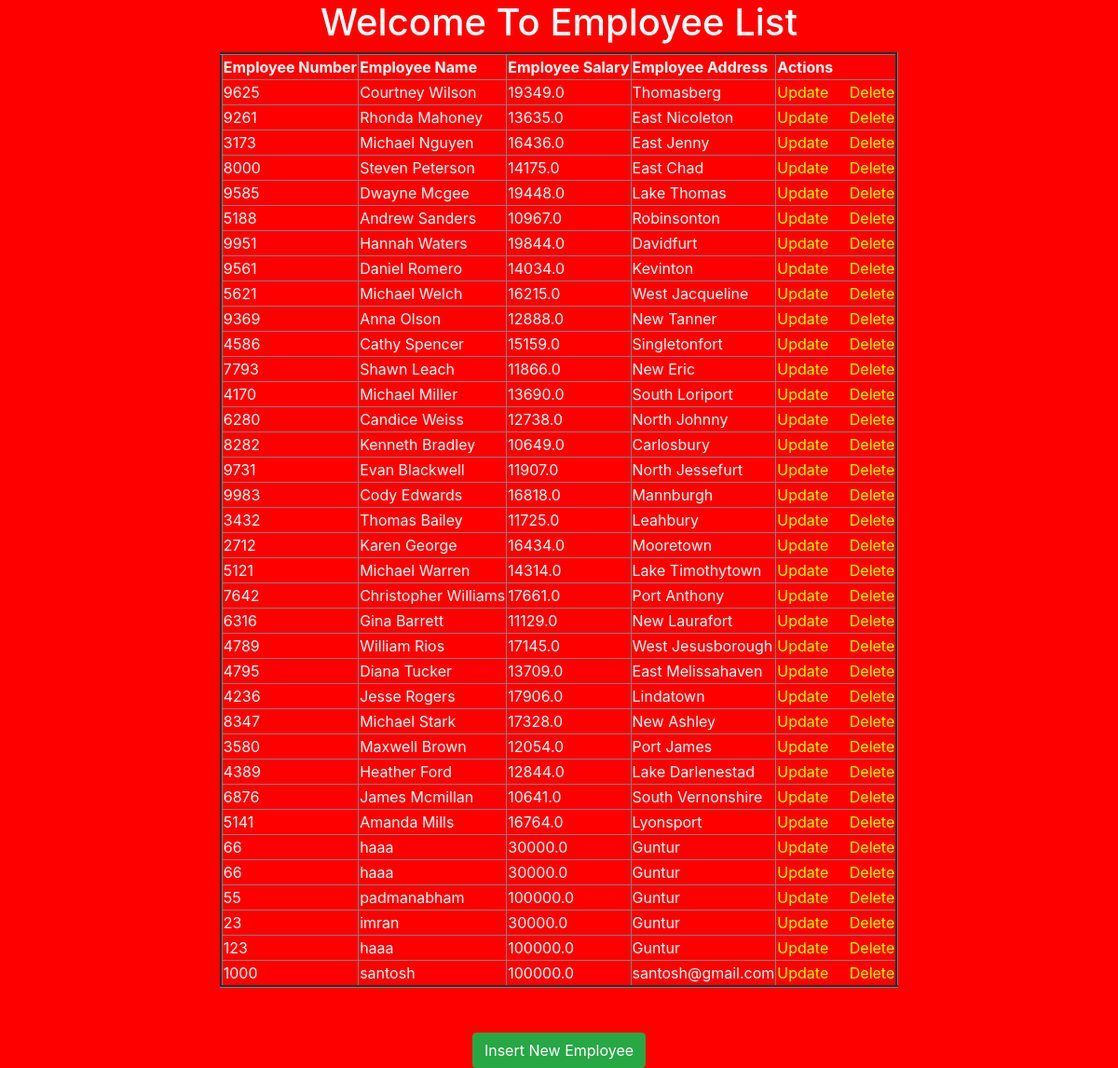
The page / on the database its author committed.
### testapp/models.py (models this page shows)
class Employee(models.Model):
    eno = models.IntegerField()
    ename = models.CharField(max_length=130)
    esal = models.FloatField()
    eaddr = models.CharField(max_length=126)

### testapp/views.py (the view)
# urls.py: path('',views.retrieve_view),
def retrieve_view(request):
    emp_list = Employee.objects.all()
    return render(request,'testapp/index.html',{'emp_list':emp_list})

### template/testapp/index.html
<!DOCTYPE html>
{% extends 'testapp/base.html' %}
{% block body_block%}
<h1>Welcome To Employee List</h1>
<table border="3">
  <thead>
    <th>Employee Number</th>
    <th>Employee Name</th>
    <th>Employee Salary</th>
    <th>Employee Address</th>
    <th>Actions</th>
  </thead>
  {% for emp in emp_list %}
  <tr>
    <td>{{emp.eno}}</td>
    <td>{{emp.ename}}</td>
    <td>{{emp.esal}}</td>
    <td>{{emp.eaddr}}</td>
    <td><a href="/update/{{emp.id}}">Update</a>&nbsp&nbsp&nbsp&nbsp
      <a href="/delete/{{emp.id}}">Delete</a></td>
  </tr>
  {% endfor %}
</table>
<br><br>
<a class="btn btn-success" href="/insert">Insert New Employee</a>
{% endblock %}

### template/testapp/base.html (shortened to what this page needs)
<!DOCTYPE html>
<html lang="en" dir="ltr">
  <head>
    <link rel="stylesheet" href="https://cdn.jsdelivr.net/npm/bootstrap@4.6.2/dist/css/bootstrap.min.css">
  </head>
  <body>
    <div class="container" align='center'>
      {% block body_block%}
      {% endblock %}
    </div>
  </body>
</html>

### template/testapp/base.html (style rules this page uses)
body { background:red; color:white; }
a { color:yellow; }

### rows shown on the page
Employee: eno "9625", ename "Courtney Wilson", esal "19349.0", eaddr "Thomasberg"
Employee: eno "9261", ename "Rhonda Mahoney", esal "13635.0", eaddr "East Nicoleton"
Employee: eno "3173", ename "Michael Nguyen", esal "16436.0", eaddr "East Jenny"
Employee: eno "8000", ename "Steven Peterson", esal "14175.0", eaddr "East Chad"
Employee: eno "9585", ename "Dwayne Mcgee", esal "19448.0", eaddr "Lake Thomas"
Employee: eno "5188", ename "Andrew Sanders", esal "10967.0", eaddr "Robinsonton"
Employee: eno "9951", ename "Hannah Waters", esal "19844.0", eaddr "Davidfurt"
Employee: eno "9561", ename "Daniel Romero", esal "14034.0", eaddr "Kevinton"
Employee: eno "5621", ename "Michael Welch", esal "16215.0", eaddr "West Jacqueline"
Employee: eno "9369", ename "Anna Olson", esal "12888.0", eaddr "New Tanner"
Employee: eno "4586", ename "Cathy Spencer", esal "15159.0", eaddr "Singletonfort"
Employee: eno "7793", ename "Shawn Leach", esal "11866.0", eaddr "New Eric"
Employee: eno "4170", ename "Michael Miller", esal "13690.0", eaddr "South Loriport"
Employee: eno "6280", ename "Candice Weiss", esal "12738.0", eaddr "North Johnny"
Employee: eno "8282", ename "Kenneth Bradley", esal "10649.0", eaddr "Carlosbury"
Employee: eno "9731", ename "Evan Blackwell", esal "11907.0", eaddr "North Jessefurt"
Employee: eno "9983", ename "Cody Edwards", esal "16818.0", eaddr "Mannburgh"
Employee: eno "3432", ename "Thomas Bailey", esal "11725.0", eaddr "Leahbury"
Employee: eno "2712", ename "Karen George", esal "16434.0", eaddr "Mooretown"
Employee: eno "5121", ename "Michael Warren", esal "14314.0", eaddr "Lake Timothytown"
Employee: eno "7642", ename "Christopher Williams", esal "17661.0", eaddr "Port Anthony"
Employee: eno "6316", ename "Gina Barrett", esal "11129.0", eaddr "New Laurafort"
Employee: eno "4789", ename "William Rios", esal "17145.0", eaddr "West Jesusborough"
Employee: eno "4795", ename "Diana Tucker", esal "13709.0", eaddr "East Melissahaven"
Employee: eno "4236", ename "Jesse Rogers", esal "17906.0", eaddr "Lindatown"
Employee: eno "8347", ename "Michael Stark", esal "17328.0", eaddr "New Ashley"
Employee: eno "3580", ename "Maxwell Brown", esal "12054.0", eaddr "Port James"
Employee: eno "4389", ename "Heather Ford", esal "12844.0", eaddr "Lake Darlenestad"
Employee: eno "6876", ename "James Mcmillan", esal "10641.0", eaddr "South Vernonshire"
Employee: eno "5141", ename "Amanda Mills", esal "16764.0", eaddr "Lyonsport"
Employee: eno "66", ename "haaa", esal "30000.0", eaddr "Guntur"
Employee: eno "66", ename "haaa", esal "30000.0", eaddr "Guntur"
Employee: eno "55", ename "padmanabham", esal "100000.0", eaddr "Guntur"
Employee: eno "23", ename "imran", esal "30000.0", eaddr "Guntur"
Employee: eno "123", ename "haaa", esal "100000.0", eaddr "Guntur"
Employee: eno "1000", ename "santosh", esal "100000.0", eaddr "santosh@gmail.com"
